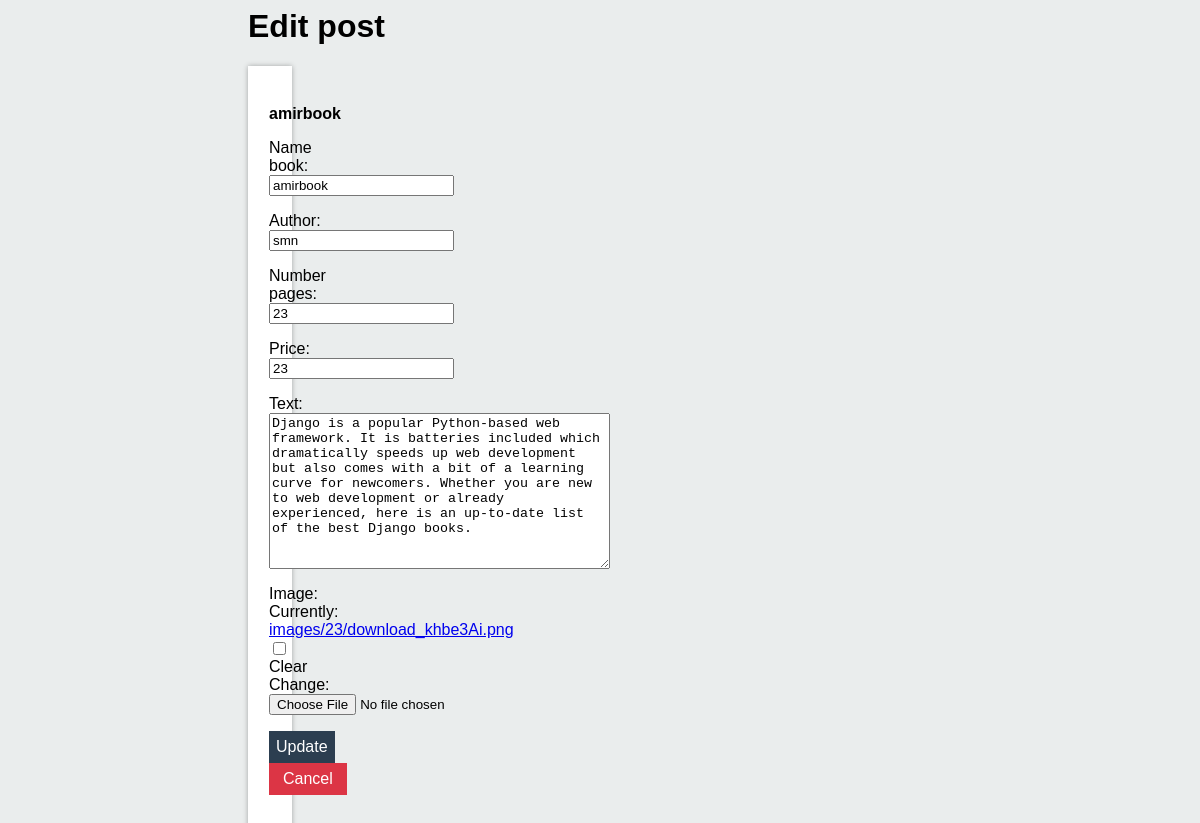
Page /book/9/edit/ on the committed database.
### book/models.py (models this page shows, shortened)
class Book(models.Model):
    name_book = models.CharField(max_length=30)
    author = models.CharField(max_length=60)
    number_pages = models.IntegerField()
    price = models.IntegerField()
    text = models.TextField(max_length=300, null=True, blank=True)
    image = models.ImageField(null=True, blank=True, upload_to="images/%y")

### book/views.py (the view)
# urls.py: path('<int:pk>/edit/', UpdateBook.as_view(), name='update_book'),
class UpdateBook(UpdateView):
    model = Book
    template_name = 'update_book.html'
    fields = '__all__'
    context_object_name = 'up_book'

### templates/update_book.html (shortened to what this page needs)
{% load static %}
{% block content %}
<head>
    <link rel="stylesheet" href="{% static 'css/web_css.css' %}">
</head>
<div class="main">
    <h1>Edit post</h1>
    <div style="text-align: center;">
        <div class="border_text_list">
            <br>
            <b> {{up_book.name_book}}</b>
            <form method="post" enctype="multipart/form-data">
                {{ form.as_p }}
                <input type="submit" value="Update" class="button">
                <button class="button_back" type="button">
                    <a class="button_back" href="{% url 'book' %}">Cancel</a>
                </button>
            </form>
        </div>
    </div>
</div>
{% endblock content %}

### static/css/web_css.css (style rules this page uses)
.main { margin-left: 240px; }
.button { text-decoration: none; background-color: #2C3E50; color: white; border: none; padding: 7px; font-size: 16px; }
.button_back { text-decoration: none; background-color: #DC3545; color: white; border: none; padding: 7px; font-size: 16px; }
.border_text_list { border: 1px solid #FFFFFF; margin-right: 900px; padding:20px; box-shadow: 0px 0 5px rgba(0, 0, 0, 0.3); background-color:#FFFFFF; }

### rows in the picture
Book: name_book "amirbook", author "smn", number_pages "23", price "23", text "Django is a popular Python-based web framework. It is batteries included which dramatically speeds up web development but also comes with a bit of a learning curve for newcomers. Whether you are new to web development or already experienced, here is an up-to-date list of the best Django books."
